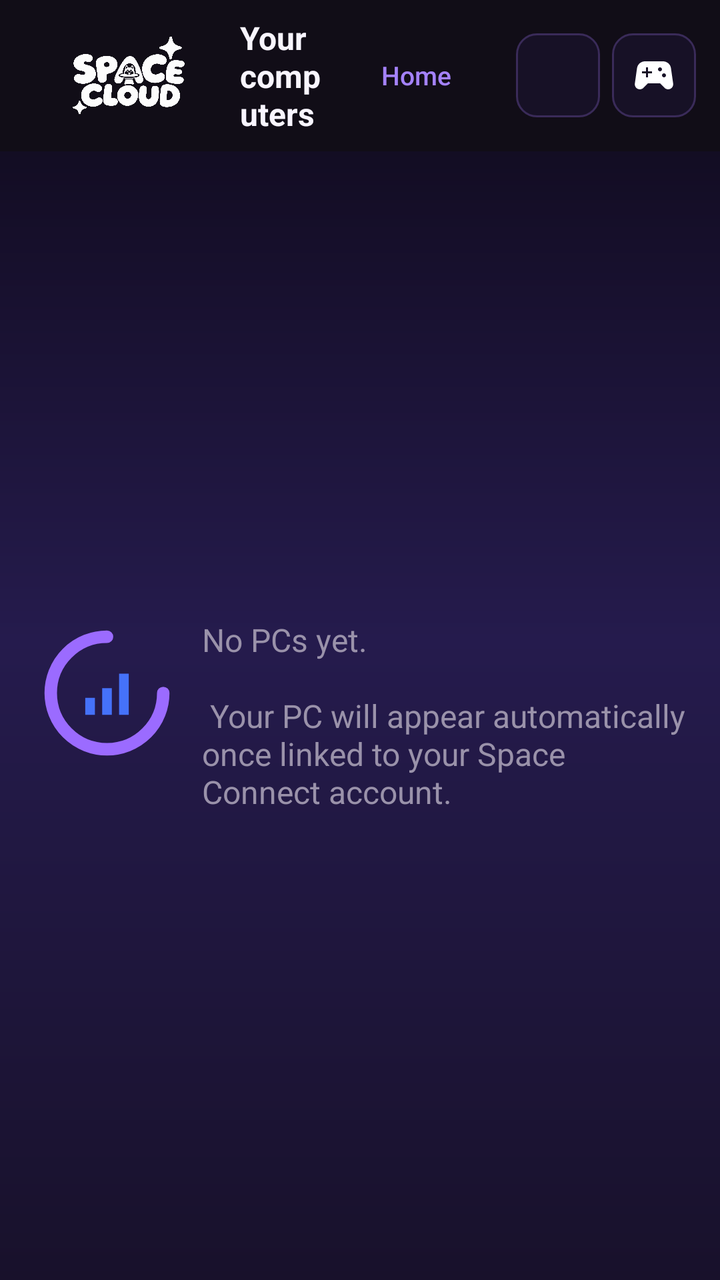
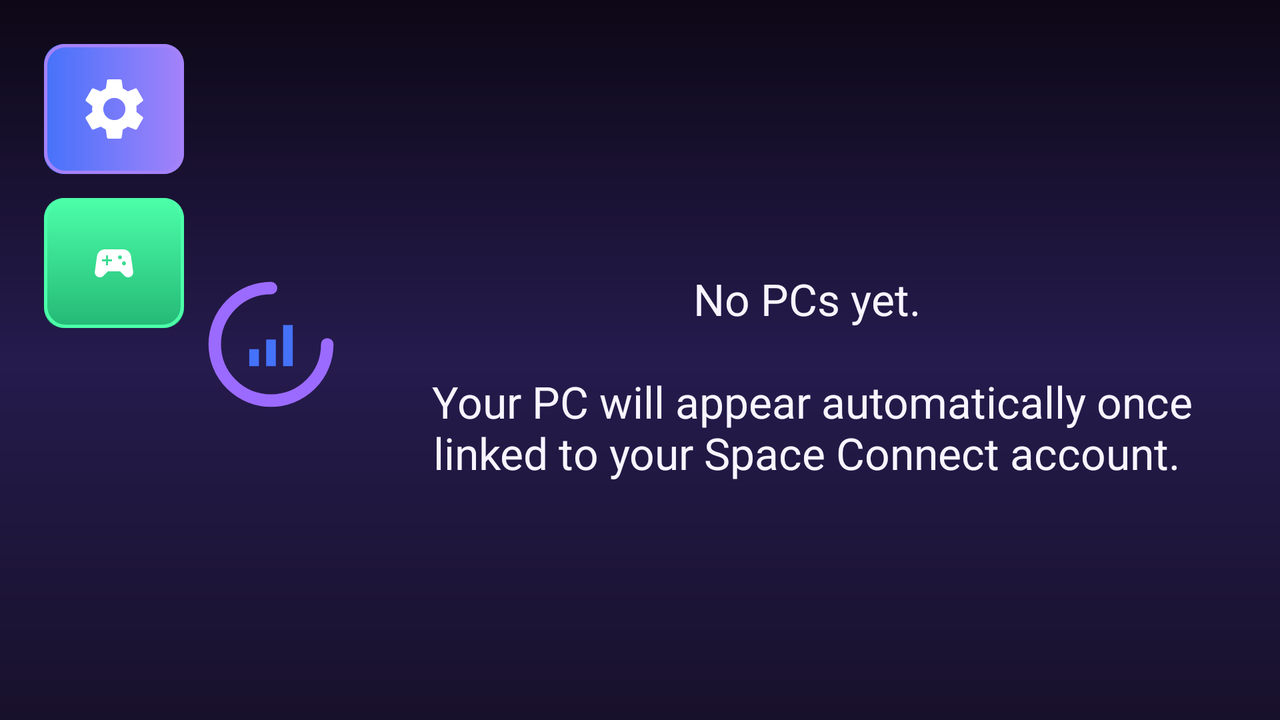

Compare how this app lays out the same screen by default and in its alternative resource folder. The renders come first, then the two layout files and the values they reference.
<!-- AndroidManifest.xml: application theme AppTheme -->
<!-- res/layout/activity_pc_view.xml -->
<LinearLayout xmlns:android="http://schemas.android.com/apk/res/android"
    xmlns:tools="http://schemas.android.com/tools"
    android:layout_width="match_parent"
    android:layout_height="match_parent"
    android:background="@drawable/bg_app_gradient"
    android:orientation="vertical"
    tools:context=".PcView">

    <LinearLayout
        android:id="@+id/pcToolbar"
        android:layout_width="match_parent"
        android:layout_height="wrap_content"
        android:minHeight="60dp"
        android:background="@color/moonlight_surface"
        android:gravity="center_vertical"
        android:paddingStart="16dp"
        android:paddingEnd="12dp"
        android:paddingTop="8dp"
        android:paddingBottom="8dp">

        <ImageView
            android:layout_width="96dp"
            android:layout_height="40dp"
            android:contentDescription="@string/launcher_toolbar_title"
            android:scaleType="centerInside"
            android:src="@drawable/logo_spacecloud_brandbook" />

        <TextView
            android:layout_width="0dp"
            android:layout_height="wrap_content"
            android:layout_marginStart="8dp"
            android:layout_weight="1"
            android:text="@string/pcs_title"
            android:textColor="?attr/appForegroundColor"
            android:textSize="16sp"
            android:textStyle="bold" />

        <Button
            android:id="@+id/pcHomeButton"
            android:layout_width="wrap_content"
            android:layout_height="44dp"
            android:background="@android:color/transparent"
            android:text="@string/launcher_home"
            android:textAllCaps="false"
            android:textColor="@color/moonlight_purple"
            android:textSize="13sp" />

        <ImageButton
            android:id="@+id/settingsButton"
            android:layout_width="42dp"
            android:layout_height="42dp"
            android:layout_marginStart="6dp"
            android:background="@drawable/bg_button_ghost"
            android:contentDescription="@string/launcher_shortcut_settings"
            android:padding="10dp"
            android:src="@drawable/ic_settings" />

        <ImageButton
            android:id="@+id/gamesButton"
            android:layout_width="42dp"
            android:layout_height="42dp"
            android:layout_marginStart="6dp"
            android:background="@drawable/bg_button_ghost"
            android:contentDescription="@string/games_button_description"
            android:padding="10dp"
            android:src="@drawable/ic_games" />
    </LinearLayout>

    <FrameLayout
        android:id="@+id/pcFragmentContainer"
        android:layout_width="match_parent"
        android:layout_height="0dp"
        android:layout_weight="1"
        android:gravity="center">

        <RelativeLayout
            android:id="@+id/no_pc_found_layout"
            android:layout_width="wrap_content"
            android:layout_height="wrap_content"
            android:layout_gravity="center"
            android:paddingStart="@dimen/activity_horizontal_margin"
            android:paddingEnd="@dimen/activity_horizontal_margin">

            <ImageView
                android:id="@+id/pcs_loading"
                android:layout_width="75dp"
                android:layout_height="75dp"
                android:contentDescription="@null"
                android:src="@drawable/ic_loader" />

            <ImageView
                android:id="@+id/pcs_loading_pulse"
                android:layout_width="28dp"
                android:layout_height="28dp"
                android:layout_alignTop="@id/pcs_loading"
                android:layout_alignBottom="@id/pcs_loading"
                android:layout_alignStart="@id/pcs_loading"
                android:layout_alignEnd="@id/pcs_loading"
                android:layout_margin="23dp"
                android:contentDescription="@null"
                android:src="@drawable/ic_signal" />

            <TextView
                android:layout_width="wrap_content"
                android:layout_height="wrap_content"
                android:layout_centerVertical="true"
                android:layout_toEndOf="@id/pcs_loading"
                android:layout_marginStart="10dp"
                android:text="@string/searching_pc"
                android:textColor="?attr/appMutedForegroundColor"
                android:textSize="16sp" />
        </RelativeLayout>
    </FrameLayout>
</LinearLayout>
<!-- resources referenced by this layout -->
<resources>
  <color name="moonlight_purple">#A482FA</color>
  <color name="moonlight_surface">#110D17</color>
  <dimen name="activity_horizontal_margin">16dp</dimen>
  <!-- drawable bg_app_gradient (drawable) -->
  <?xml version="1.0" encoding="utf-8"?>
  
  <shape xmlns:android="http://schemas.android.com/apk/res/android"
      android:shape="rectangle">
      <gradient
          android:type="linear"
          android:angle="270"
          android:startColor="@color/moonlight_sunset_top"
          android:centerColor="@color/moonlight_sunset_mid"
          android:endColor="@color/moonlight_sunset_horizon"/>
  </shape>
  <!-- drawable bg_button_ghost (drawable) -->
  <?xml version="1.0" encoding="utf-8"?>
  <shape xmlns:android="http://schemas.android.com/apk/res/android"
      android:shape="rectangle">
      <solid android:color="@color/moonlight_surface_2" />
      <stroke
          android:width="1dp"
          android:color="@color/moonlight_border" />
      <corners android:radius="10dp" />
  </shape>
  <!-- drawable ic_games (drawable) -->
  <vector xmlns:android="http://schemas.android.com/apk/res/android"
      android:width="24dp"
      android:height="24dp"
      android:viewportWidth="24"
      android:viewportHeight="24">
      <path
          android:fillColor="@android:color/white"
          android:pathData="M21.58,16.09l-1.09,-7.66C20.21,6.46 18.52,5 16.53,5L7.47,5C5.48,5 3.79,6.46 3.51,8.43l-1.09,7.66C2.2,17.63 3.39,19 4.94,19c0.68,0 1.32,-0.27 1.8,-0.75L9,16h6l2.25,2.25c0.48,0.48 1.13,0.75 1.8,0.75 1.56,0 2.75,-1.37 2.53,-2.91zM11,11L9,11v2L8,13v-2L6,11v-1h2L8,8h1v2h2v1zM15,10c-0.55,0 -1,-0.45 -1,-1s0.45,-1 1,-1 1,0.45 1,1 -0.45,1 -1,1zM17,13c-0.55,0 -1,-0.45 -1,-1s0.45,-1 1,-1 1,0.45 1,1 -0.45,1 -1,1z" />
  </vector>
  <!-- drawable ic_loader (drawable) -->
  <vector xmlns:android="http://schemas.android.com/apk/res/android"
      android:width="24dp"
      android:height="24dp"
      android:viewportWidth="24"
      android:viewportHeight="24">
      <path
          android:pathData="M12 3a9 9 0 1 0 9 9"
          android:strokeColor="#9B6BFF"
          android:strokeWidth="2"
          android:strokeLineCap="round"
          android:fillColor="#00000000"/>
  </vector>
  <!-- drawable ic_signal (drawable) -->
  <vector xmlns:android="http://schemas.android.com/apk/res/android"
      android:width="24dp"
      android:height="24dp"
      android:viewportWidth="24"
      android:viewportHeight="24">
      <path
          android:fillColor="@color/moonlight_gold"
          android:pathData="M3,14h4v7H3z M10,10h4v11h-4z M17,4h4v17h-4z" />
  </vector>
  <string name="games_button_description">Browse the GamingFlix game catalog</string>
  <string name="launcher_home">Home</string>
  <string name="launcher_shortcut_settings">Settings</string>
  <string name="launcher_toolbar_title">Your cloud gaming space</string>
  <string name="pcs_title">Your computers</string>
  <string name="searching_pc">No PCs yet.\n\n
          Your PC will appear automatically once linked to your Space Connect account.</string>
  <style name="AppTheme" parent="AppBaseTheme">
          
          <item name="android:windowActionBar">false</item>
          <item name="android:windowNoTitle">true</item>
      </style>
  <color name="moonlight_sunset_top">#0D0816</color>
  <color name="moonlight_sunset_mid">#251B4D</color>
  <color name="moonlight_sunset_horizon">#18112B</color>
  <color name="moonlight_surface_2">#171126</color>
  <color name="moonlight_border">#3A2B59</color>
  <color name="moonlight_gold_foreground">#FFFFFF</color>
  <color name="moonlight_gold">#4572FA</color>
  <color name="moonlight_background">#0D0816</color>
  <color name="moonlight_foreground">#F8F5FF</color>
  <color name="moonlight_muted_foreground">#9A92AA</color>
  <!-- from res/values-v29/ -->
  <style name="SpaceDialogButton" parent="android:Widget.Material.Button.Borderless.Colored">
          <item name="android:textColor">@color/moonlight_foreground</item>
      </style>
  <!-- some entries are left out for length -->
</resources>
<!-- res/layout-land/activity_pc_view.xml (the repository's variant of the layout above) -->
<!-- drawn on the phone turned sideways -->
<RelativeLayout xmlns:android="http://schemas.android.com/apk/res/android"
    xmlns:tools="http://schemas.android.com/tools"
    android:layout_width="match_parent"
    android:layout_height="match_parent"
    android:paddingLeft="@dimen/activity_horizontal_margin"
    android:paddingRight="@dimen/activity_horizontal_margin"
    android:paddingTop="@dimen/activity_vertical_margin"
    tools:context=".PcView" >

    <RelativeLayout
        android:id="@+id/pcFragmentContainer"
        android:layout_width="fill_parent"
        android:layout_height="wrap_content"
        android:gravity="center"
        android:layout_alignParentBottom="true"
        android:layout_alignParentTop="true"
        android:layout_toRightOf="@+id/settingsButton"
        android:layout_toEndOf="@+id/settingsButton">

        <RelativeLayout
            android:id="@+id/no_pc_found_layout"
            android:layout_width="wrap_content"
            android:layout_height="wrap_content"
            android:layout_centerVertical="true"
            android:layout_centerHorizontal="true">
            <ImageView
                android:id="@+id/pcs_loading"
                android:layout_width="75dp"
                android:layout_height="75dp"
                android:src="@drawable/ic_loader"
                android:contentDescription="@null"/>
            <ImageView
                android:id="@+id/pcs_loading_pulse"
                android:layout_width="28dp"
                android:layout_height="28dp"
                android:layout_alignTop="@id/pcs_loading"
                android:layout_alignBottom="@id/pcs_loading"
                android:layout_alignLeft="@id/pcs_loading"
                android:layout_alignRight="@id/pcs_loading"
                android:layout_margin="23dp"
                android:src="@drawable/ic_signal"
                android:contentDescription="@null"/>
            <TextView
                android:layout_width="wrap_content"
                android:layout_height="wrap_content"
                android:layout_toRightOf="@+id/pcs_loading"
                android:layout_toEndOf="@+id/pcs_loading"
                android:layout_marginLeft="10dp"
                android:layout_marginStart="10dp"
                android:layout_centerVertical="true"
                android:textAppearance="?android:attr/textAppearanceLarge"
                android:gravity="center"
                android:text="@string/searching_pc"/>
        </RelativeLayout>

    </RelativeLayout>

    <ImageButton
        android:id="@+id/settingsButton"
        android:layout_width="70dp"
        android:layout_height="65dp"
        android:layout_margin="6dp"
        android:cropToPadding="false"
        android:scaleType="centerInside"
        android:padding="14dp"
        android:layout_alignParentStart="true"
        android:layout_alignParentLeft="true"
        android:layout_alignParentTop="true"
        android:nextFocusForward="@id/gamesButton"
        android:src="@drawable/ic_settings"
        android:background="@drawable/bg_button_purple"/>

    <ImageButton
        android:id="@+id/gamesButton"
        android:layout_width="70dp"
        android:layout_height="65dp"
        android:layout_margin="6dp"
        android:cropToPadding="false"
        android:scaleType="centerInside"
        android:padding="14dp"
        android:layout_alignParentStart="true"
        android:layout_alignParentLeft="true"
        android:layout_below="@id/settingsButton"
        android:src="@drawable/ic_games"
        android:background="@drawable/bg_button_teal"
        android:contentDescription="@string/games_button_description"/>

</RelativeLayout>
<!-- resources referenced by the variant -->
<!-- as the phone turned sideways resolves them -->
<resources>
  <dimen name="activity_horizontal_margin">16dp</dimen>
  <dimen name="activity_vertical_margin">16dp</dimen>
  <!-- drawable ic_games (drawable) -->
  <vector xmlns:android="http://schemas.android.com/apk/res/android"
      android:width="24dp"
      android:height="24dp"
      android:viewportWidth="24"
      android:viewportHeight="24">
      <path
          android:fillColor="@android:color/white"
          android:pathData="M21.58,16.09l-1.09,-7.66C20.21,6.46 18.52,5 16.53,5L7.47,5C5.48,5 3.79,6.46 3.51,8.43l-1.09,7.66C2.2,17.63 3.39,19 4.94,19c0.68,0 1.32,-0.27 1.8,-0.75L9,16h6l2.25,2.25c0.48,0.48 1.13,0.75 1.8,0.75 1.56,0 2.75,-1.37 2.53,-2.91zM11,11L9,11v2L8,13v-2L6,11v-1h2L8,8h1v2h2v1zM15,10c-0.55,0 -1,-0.45 -1,-1s0.45,-1 1,-1 1,0.45 1,1 -0.45,1 -1,1zM17,13c-0.55,0 -1,-0.45 -1,-1s0.45,-1 1,-1 1,0.45 1,1 -0.45,1 -1,1z" />
  </vector>
  <!-- drawable ic_loader (drawable) -->
  <vector xmlns:android="http://schemas.android.com/apk/res/android"
      android:width="24dp"
      android:height="24dp"
      android:viewportWidth="24"
      android:viewportHeight="24">
      <path
          android:pathData="M12 3a9 9 0 1 0 9 9"
          android:strokeColor="#9B6BFF"
          android:strokeWidth="2"
          android:strokeLineCap="round"
          android:fillColor="#00000000"/>
  </vector>
  <!-- drawable ic_signal (drawable) -->
  <vector xmlns:android="http://schemas.android.com/apk/res/android"
      android:width="24dp"
      android:height="24dp"
      android:viewportWidth="24"
      android:viewportHeight="24">
      <path
          android:fillColor="@color/moonlight_gold"
          android:pathData="M3,14h4v7H3z M10,10h4v11h-4z M17,4h4v17h-4z" />
  </vector>
  <string name="games_button_description">Browse the GamingFlix game catalog</string>
  <string name="searching_pc">No PCs yet.\n\n
          Your PC will appear automatically once linked to your Space Connect account.</string>
  <style name="AppTheme" parent="AppBaseTheme">
          
          <item name="android:windowActionBar">false</item>
          <item name="android:windowNoTitle">true</item>
      </style>
  <color name="moonlight_gold">#4572FA</color>
  <color name="moonlight_purple">#A482FA</color>
  <dimen name="cartoon_border_width">1.5dp</dimen>
  <color name="moonlight_teal">#4CFFA9</color>
  <color name="moonlight_teal_shadow">#24B875</color>
  <color name="moonlight_gold_foreground">#FFFFFF</color>
  <color name="moonlight_background">#0D0816</color>
  <color name="moonlight_surface">#110D17</color>
  <color name="moonlight_surface_2">#171126</color>
  <color name="moonlight_foreground">#F8F5FF</color>
  <color name="moonlight_muted_foreground">#9A92AA</color>
  <color name="moonlight_border">#3A2B59</color>
  <!-- drawable bg_app_gradient (drawable) -->
  <?xml version="1.0" encoding="utf-8"?>
  
  <shape xmlns:android="http://schemas.android.com/apk/res/android"
      android:shape="rectangle">
      <gradient
          android:type="linear"
          android:angle="270"
          android:startColor="@color/moonlight_sunset_top"
          android:centerColor="@color/moonlight_sunset_mid"
          android:endColor="@color/moonlight_sunset_horizon"/>
  </shape>
  <color name="moonlight_sunset_top">#0D0816</color>
  <color name="moonlight_sunset_mid">#251B4D</color>
  <color name="moonlight_sunset_horizon">#18112B</color>
  <!-- from res/values-v29/ -->
  <style name="SpaceDialogButton" parent="android:Widget.Material.Button.Borderless.Colored">
          <item name="android:textColor">@color/moonlight_foreground</item>
      </style>
  <!-- some entries are left out for length -->
</resources>
